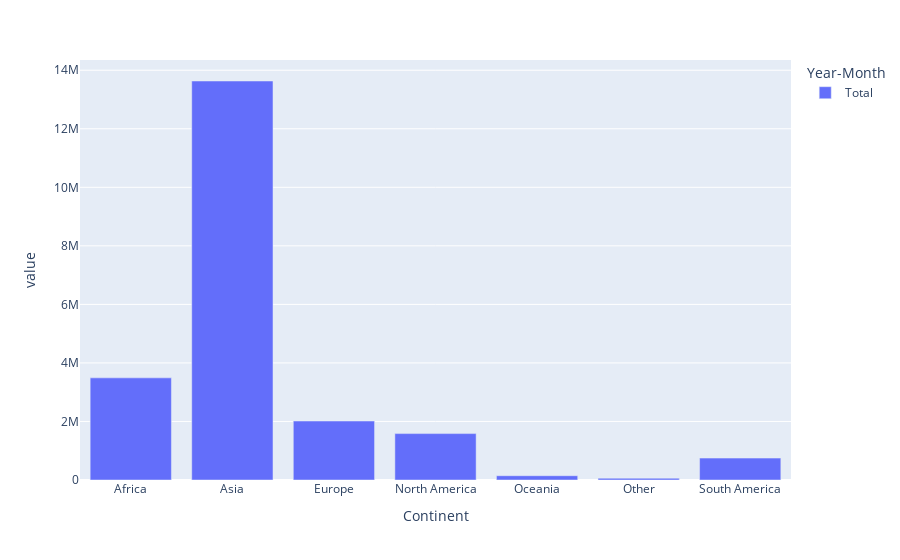

The cell this chart's notebook holds for it:
### Markdown cell above
### Total immigration to Canada per continent

### Code cell
px.bar(df_total_by_continent)

### Figure 1 — Plotly figure (JSON) as saved in the notebook; plotly's stock layout.template omitted (floating-point values rounded to 4 significant figures)
{"data": [{"alignmentgroup": "True", "hovertemplate": "Year-Month=Total<br>Continent=%{x}<br>value=%{y}<extra></extra>", "legendgroup": "Total", "marker": {"color": "#636efa", "pattern": {"shape": ""}}, "name": "Total", "offsetgroup": "Total", "orientation": "v", "showlegend": true, "textposition": "auto", "type": "bar", "x": ["Africa", "Asia", "Europe", "North America", "Oceania", "Other", "South America"], "xaxis": "x", "y": [3489220, 13631660, 2014775, 1585290, 146335, 60515, 748510], "yaxis": "y"}], "layout": {"barmode": "relative", "legend": {"title": {"text": "Year-Month"}, "tracegroupgap": 0}, "margin": {"t": 60}, "xaxis": {"anchor": "y", "domain": [0, 1], "title": {"text": "Continent"}}, "yaxis": {"anchor": "x", "domain": [0, 1], "title": {"text": "value"}}}}
